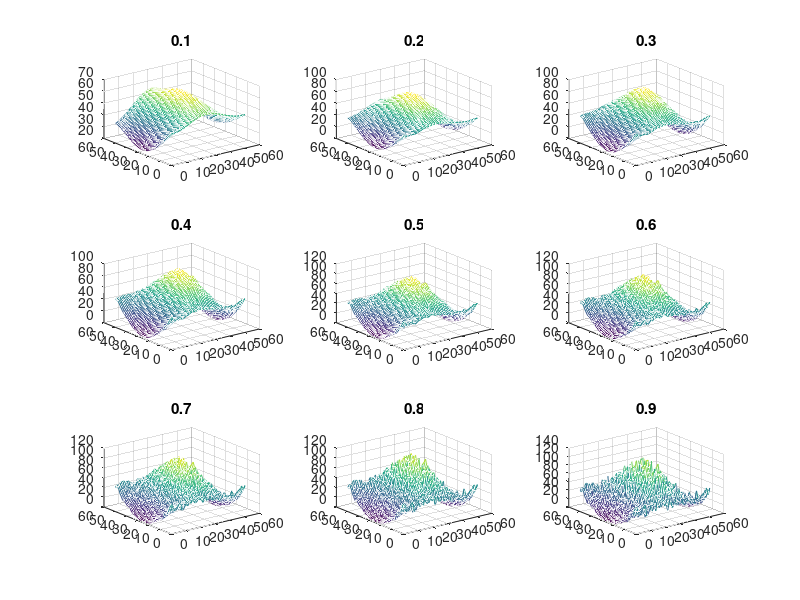

Recreate this plot in MATLAB.
clear;
close all;
load('noisy_surface.mat')
load('true_surface.mat')

noisy=noisy_surface;
true=true_surface;

[x,y]=size(true);
N=x*y;

VarianceMatrix=(noisy-true).^2;

Variance=(1/(N-1))*sum(reshape(VarianceMatrix,[],1));

Z=noisy;
k=0;
for alpha=0.1:0.1:0.9;
    k=k+1;
    Zs1=Z;
    for j=1:y
        for i=2:x
            Zs1(i,j)=Zs1(i-1,j)+alpha*(Z(i,j)-Zs1(i-1,j));
        end
    end
    Zs2=Zs1;

    for j=1:y
        for i=x-1:-1:1
            Zs2(i,j)=Zs2(i+1,j)+alpha*(Zs1(i,j)-Zs2(i+1,j));
        end
    end

    Zs3=Zs2;

    for i=1:x
        for j=2:y
            Zs3(i,j)=Zs3(i,j-1)+alpha*(Zs2(i,j)-Zs3(i,j-1));
        end
    end

    Zs4=Zs3;

    for i=1:x
        for j=y-1:-1:1
            Zs4(i,j)=Zs4(i,j+1)+alpha*(Zs3(i,j)-Zs4(i,j+1));
        end
    end
    
    subplot(3,3,k)
    mesh(Zs4)
    title(alpha)
    VarianceMatrixS=(Zs4-true).^2;

    VarianceS=(1/(N-1))*sum(reshape(VarianceMatrixS,[],1));
    m(k) = VarianceS;
end
disp(m)